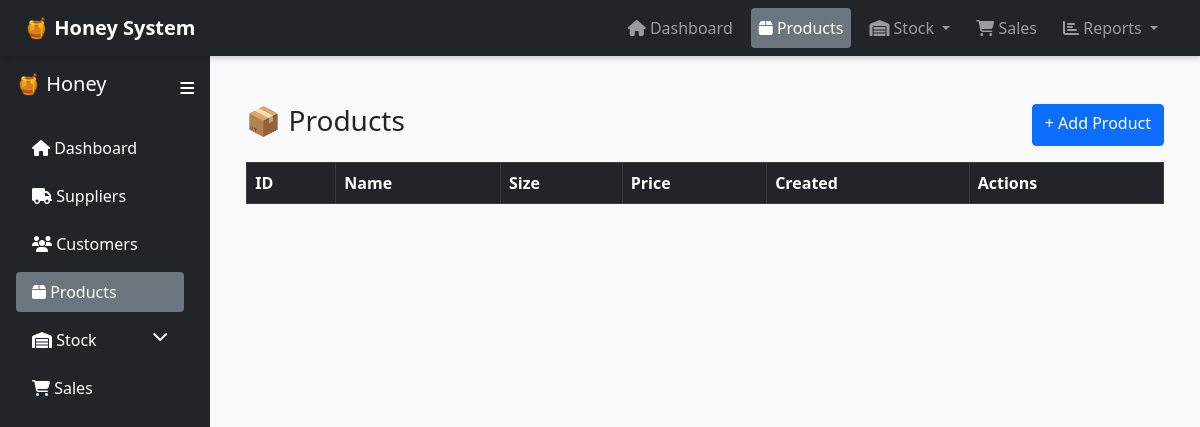
/products/index.php, run on an earlier commit of the app's database.
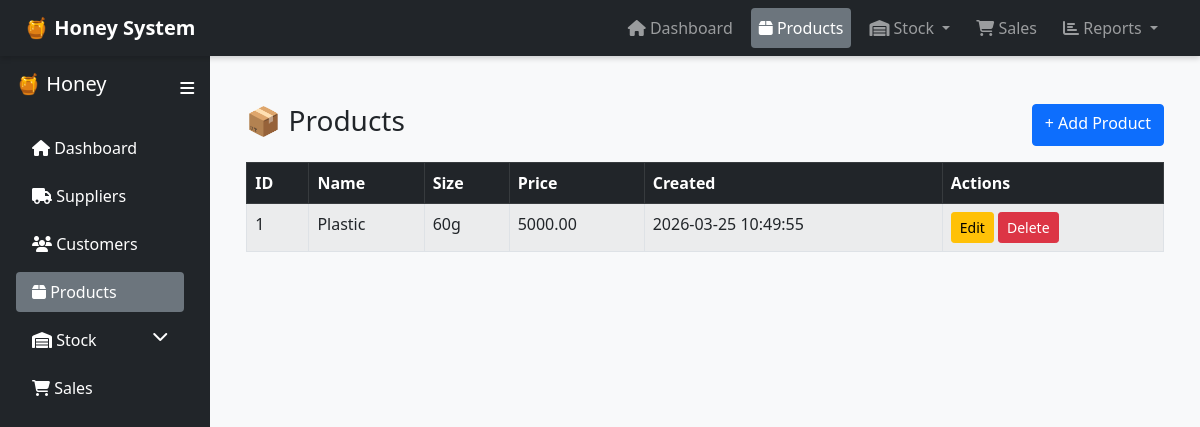
And on a later commit of the database.
### tables this page shows
CREATE TABLE `products` (
  `ProductID` int(11) NOT NULL,
  `Name` varchar(100) DEFAULT NULL,
  `Size` varchar(50) DEFAULT NULL,
  `Price` decimal(10,2) DEFAULT NULL,
  `CreatedAt` timestamp NOT NULL DEFAULT current_timestamp()
);

### products/index.php (the view, shortened to what this page needs)
<?php
include("../config/db.php");
include("../includes/layout.php");
$products = $conn->query("SELECT * FROM products")->fetchAll();
?>
<div class="container mt-4">
    <div class="d-flex justify-content-between mb-3">
        <h3>📦 Products</h3>
        <a href="create.php" class="btn btn-primary">+ Add Product</a>
    </div>
    <table id="productsTable" class="table table-bordered table-striped table-hover">
        <thead class="table-dark">
            <tr>
                <th>ID</th>
                <th>Name</th>
                <th>Size</th>
                <th>Price</th>
                <th>Created</th>
                <th>Actions</th>
            </tr>
        </thead>
        <tbody>
            <?php foreach ($products as $p): ?>
            <tr>
                <td><?= $p['ProductID'] ?></td>
                <td><?= $p['Name'] ?></td>
                <td><?= $p['Size'] ?></td>
                <td><?= $p['Price'] ?></td>
                <td><?= $p['CreatedAt'] ?></td>
                <td>
                    <a href="edit.php?id=<?= $p['ProductID'] ?>" class="btn btn-warning btn-sm">Edit</a>
                    <a href="delete.php?id=<?= $p['ProductID'] ?>" class="btn btn-danger btn-sm"
                       onclick="return confirm('Delete this product?')">Delete</a>
                </td>
            </tr>
            <?php endforeach; ?>
        </tbody>
    </table>
</div>
<link rel="stylesheet" href="https://cdn.datatables.net/1.13.6/css/jquery.dataTables.min.css">
<?php include("../includes/footer.php"); ?>

What changed in the data, as far as the page shows it:
added products: ProductID "1", Name "Plastic", Size "60g", Price "5000.00", CreatedAt "2026-03-25 10:49:55"
